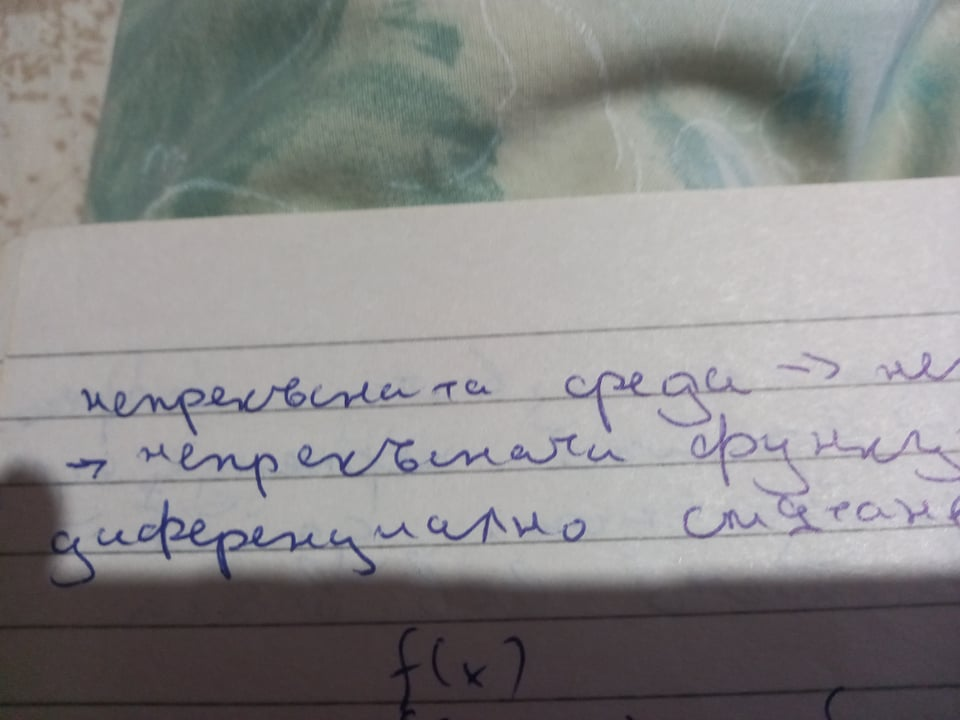
#> input picture img/conn_word.jpg, 960 x 720 px
$ jupyter execute --allow-errors ConnectedWords.ipynb
#> lines starting #> are read from the running program, lines starting #| are printed output that depends on the picture; after the words box and inside, x2 and y2 are one past the last pixel; in counts of white or black regions, pixels touching at a corner belong together
[cell 1]
import cv2
import numpy as np
import matplotlib.pyplot as plt

[cell 2]
img = cv2.imread("img/conn_word.jpg",cv2.IMREAD_GRAYSCALE)
#> img: shape (720, 960); min 9, max 217, mean 137.1
plt.imshow(img, "gray")

[cell 3]
text = img[300:600:,0::]
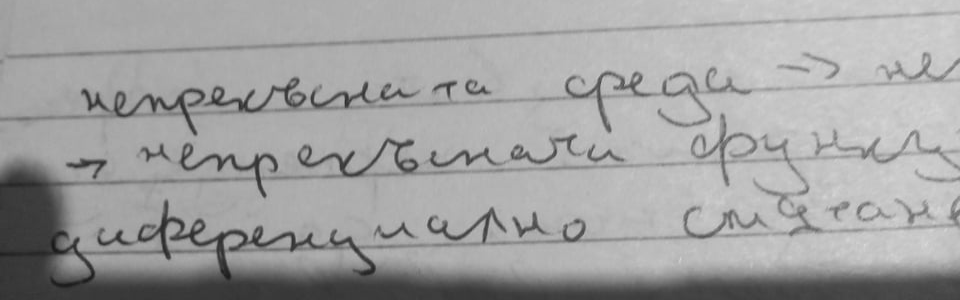
#> text: shape (300, 960); min 24, max 217, mean 160.9
formula = img[600:700:,350:550:]
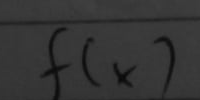
#> formula: shape (100, 200); min 9, max 64, mean 52.7
plt.subplot(121)
plt.imshow(text,"gray")
plt.subplot(122)
plt.imshow(formula,"gray")

[cell 4]
bin_text = np.copy(text)
bin_formula = np.copy(formula)

# print(bin_formula)
treshold_t = 128
treshold_f = 32

bin_text[bin_text>treshold_t] = 255
bin_text[bin_text<=treshold_t] = 0
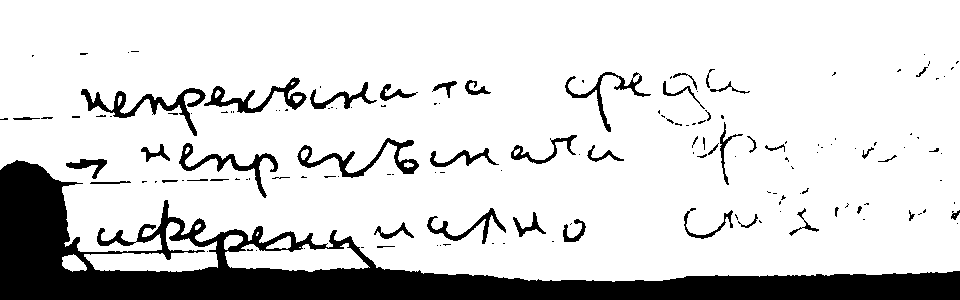
#> bin_text: shape (300, 960); 83.8% white; 153 black regions (105 under 20 px), largest, box (x1, y1, x2, y2) and area: (0, 160, 960, 300) 35699, (81, 88, 206, 136) 1311, (297, 138, 419, 178) 1105
bin_formula[bin_formula>treshold_f] = 255
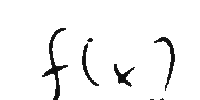
#> bin_formula: shape (100, 200); min 9, max 255, mean 243.7
bin_formula[bin_formula<=treshold_f] = 0
#> bin_formula: shape (100, 200); 95.2% white; 7 black regions (3 under 20 px), largest, box (x1, y1, x2, y2) and area: (42, 28, 68, 100) 387, (154, 37, 175, 91) 222, (114, 64, 135, 87) 172, (82, 43, 99, 86) 161

plt.subplot(121)
plt.imshow(bin_text,"gray")
plt.subplot(122)
plt.imshow(bin_formula,"gray")

[cell 5]
conn_word = bin_text[60:120:,50:500:]
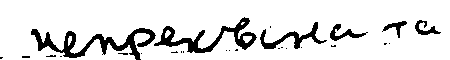
#> conn_word: shape (60, 450); 87.8% white; 26 black regions (20 under 20 px), largest, box (x1, y1, x2, y2) and area: (31, 28, 156, 60) 1232, (154, 17, 257, 53) 1000, (260, 22, 327, 49) 464, (330, 24, 368, 41) 215, (415, 20, 441, 35) 158, (382, 21, 407, 38) 135
plt.imshow(conn_word, "gray")

[cell 6]
vertical_hist = np.sum(conn_word,axis=0,keepdims=True)/255
print(np.shape(vertical_hist))
#| (1, 450)
v= list()
for i in range(np.shape(vertical_hist)[1]):
    v.append(vertical_hist[0][i])
#> after the loop, v = 450 values, max 60 at index 3, min 35 at index 67, mean 52.67

plt.subplot(211)
plt.plot(v)
plt.subplot(212)
plt.imshow(conn_word, "gray")
# plt.savefig("split_word_sym.png")
#> figure, not shown here; panel 1: curve peaks at x = 3, y = 60

[cell 7]
word_segments = list()
start = False
i1, i2 = 0, 0
m = max(v)
#> m = 60
print(m)
#| 60.0
for i in range(np.shape(conn_word)[1]):
    if vertical_hist[0][i] < m:
            if start == False:
                i1, start = i , True
    else:
        if start:
            i2, start = i,  False
            word_segments.append([i1,i2])
#> after the loop, i1 = 415; i2 = 441; start = False; word_segments = [[0, 3], [22, 30], [31, 257], [260, 327], [330, 368], [382, 407], [415, 441]]

clean=list()
for word in word_segments:
    if word[1]-word[0]<=10:
        clean.append(word)
#> this loop made 7 passes
#> after the loop, clean = [[0, 3], [22, 30]]
for word in clean:
    word_segments.remove(word)
#> this loop made 2 passes
#> after the loop, word_segments = [[31, 257], [260, 327], [330, 368], [382, 407], [415, 441]]
print(word_segments)
#| [[31, 257], [260, 327], [330, 368], [382, 407], [415, 441]]

[cell 8]
cut_parts = list()
r,c = np.shape(conn_word)
#> r = 60; c = 450
print(r,c)
#| 60 450

for k in range(np.shape(word_segments)[0]):
    l1 = list()
    for i in range(r):
        l2=list()
        for j in range(c):
            if j >= word_segments[k][0] and j<= word_segments[k][1]:
    #         print(line[i])
                l2.append(conn_word[i][j])
        l1.append(l2)
    cut_parts.append(l1)
#> after the loop, cut_parts = 5 items


#> (the rest of this cell did not finish here and is left out)

[cell 9]
conn_word = cut_parts[0]
#> conn_word = 60 items
plt.imshow(conn_word, "gray")
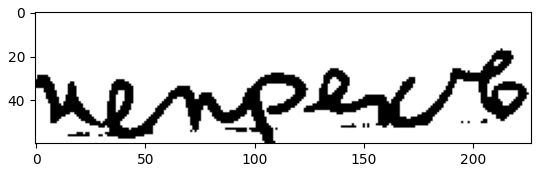
#> figure drawn by matplotlib, 1 panel

[cell 10]
vertical_hist = np.sum(conn_word,axis=0,keepdims=True)/255
print(np.shape(vertical_hist))
#| (1, 227)
v= list()
for i in range(np.shape(vertical_hist)[1]):
    v.append(vertical_hist[0][i])
#> after the loop, v = 227 values, max 60 at index 226, min 35 at index 36, mean 49.94

plt.subplot(211)
plt.plot(v)
plt.subplot(212)
plt.imshow(conn_word, "gray")
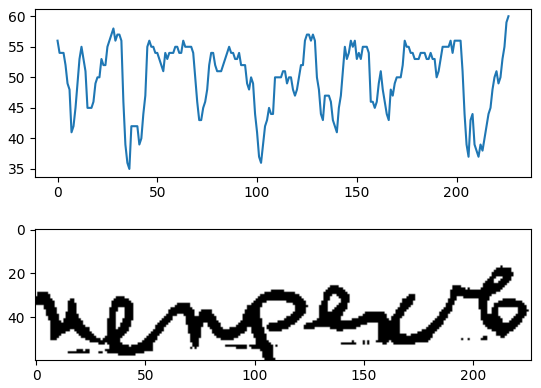
#> figure drawn by matplotlib, 2 panels; panel 1: curve peaks at x = 226, y = 60

[cell 11]
print(max(v))
#| 60.0

[cell 12]
word_segments = list()
start = False
i1, i2 = 0, 0
m = max(v)
print(m)
#| 60.0
for i in range(np.shape(conn_word)[1]):
    if vertical_hist[0][i] < m-3:
            if start == False:
                i1, start = i , True
    else:
        if start:
            i2, start = i,  False
            word_segments.append([i1,i2])
#> after the loop, i1 = 129; i2 = 225; start = False; word_segments = [[0, 27], [29, 30], [32, 125], [127, 128], [129, 225]]

clean=list()
for word in word_segments:
    if word[1]-word[0]<=10:
        clean.append(word)
#> this loop made 5 passes
#> after the loop, clean = [[29, 30], [127, 128]]
for word in clean:
    word_segments.remove(word)
#> this loop made 2 passes
#> after the loop, word_segments = [[0, 27], [32, 125], [129, 225]]
print(word_segments)
#| [[0, 27], [32, 125], [129, 225]]

[cell 13]
cut_parts = list()
r,c = np.shape(conn_word)
#> c = 227
print(r,c)
#| 60 227

for k in range(np.shape(word_segments)[0]):
    l1 = list()
    for i in range(r):
        l2=list()
        for j in range(c):
            if j >= word_segments[k][0] and j<= word_segments[k][1]:
    #         print(line[i])
                l2.append(conn_word[i][j])
        l1.append(l2)
    cut_parts.append(l1)
#> after the loop, cut_parts = 3 items


#> (the rest of this cell did not finish here and is left out)

[cell 14]
conn_word = cut_parts[1]
plt.imshow(conn_word, "gray")
vertical_hist = np.sum(conn_word,axis=0,keepdims=True)/255
print(np.shape(vertical_hist))
#| (1, 94)
v= list()
for i in range(np.shape(vertical_hist)[1]):
    v.append(vertical_hist[0][i])
#> after the loop, v = 94 values, max 57 at index 93, min 35 at index 4, mean 49.45

plt.subplot(211)
plt.plot(v)
plt.subplot(212)
plt.imshow(conn_word, "gray")
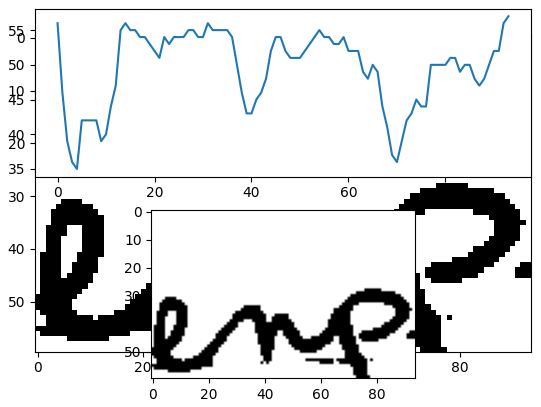
#> figure drawn by matplotlib, 3 panels; panel 2: curve peaks at x = 93, y = 57

[cell 15]
plt.imshow(conn_word,"gray")
plt.plot(v)
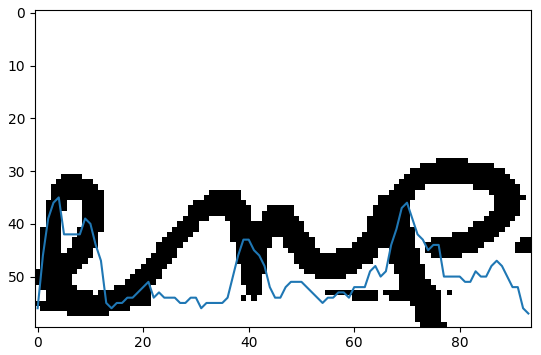
#> figure drawn by matplotlib, 1 panel

[cell 16]
word_segments = list()
start = False
i1, i2 = 0, 0
m = max(v)
#> m = 57
print(m)
#| 57.0
for i in range(np.shape(conn_word)[1]):
    if vertical_hist[0][i] < m-2:
            if start == False:
                i1, start = i , True
    else:
        if start:
            i2, start = i,  False
            word_segments.append([i1,i2])
#> after the loop, i1 = 55; i2 = 92; start = False; word_segments = [[1, 13], [17, 27], [29, 31], [36, 54], [55, 92]]

clean=list()
for word in word_segments:
    if word[1]-word[0]<=10:
        clean.append(word)
#> this loop made 5 passes
#> after the loop, clean = [[17, 27], [29, 31]]
for word in clean:
    word_segments.remove(word)
#> this loop made 2 passes
#> after the loop, word_segments = [[1, 13], [36, 54], [55, 92]]
print(word_segments)
#| [[1, 13], [36, 54], [55, 92]]

cut_parts = list()
r,c = np.shape(conn_word)
#> c = 94
print(r,c)
#| 60 94

for k in range(np.shape(word_segments)[0]):
    l1 = list()
    for i in range(r):
        l2=list()
        for j in range(c):
            if j >= word_segments[k][0] and j<= word_segments[k][1]:
    #         print(line[i])
                l2.append(conn_word[i][j])
        l1.append(l2)
    cut_parts.append(l1)


#> (the rest of this cell did not finish here and is left out)

[cell 17]
#finding average lenght of char and split in that way

[cell 18]
conn_word = bin_text[60:120:,50:500:]
plt.imshow(conn_word, "gray")

[cell 19]
vertical_hist = np.sum(conn_word,axis=0,keepdims=True)/255
print(np.shape(vertical_hist))
#| (1, 450)
v= list()
for i in range(np.shape(vertical_hist)[1]):
    v.append(vertical_hist[0][i])
#> after the loop, v = 450 values, max 60 at index 3, min 35 at index 67, mean 52.67

plt.subplot(211)
plt.plot(v)
plt.subplot(212)
plt.imshow(conn_word, "gray")

[cell 20]
word_segments = list()
start = False
i1, i2 = 0, 0
m = max(v)
#> m = 60
print(m)
#| 60.0
for i in range(np.shape(conn_word)[1]):
    if vertical_hist[0][i] < m:
            if start == False:
                i1, start = i , True
    else:
        if start:
            i2, start = i,  False
            word_segments.append([i1,i2])
#> after the loop, i1 = 415; i2 = 441; start = False; word_segments = [[0, 3], [22, 30], [31, 257], [260, 327], [330, 368], [382, 407], [415, 441]]

clean=list()
for word in word_segments:
    if word[1]-word[0]<=10:
        clean.append(word)
#> after the loop, clean = [[0, 3], [22, 30]]
for word in clean:
    word_segments.remove(word)
#> after the loop, word_segments = [[31, 257], [260, 327], [330, 368], [382, 407], [415, 441]]
print(word_segments)
#| [[31, 257], [260, 327], [330, 368], [382, 407], [415, 441]]

[cell 21]
for word in word_segments:
    print(word[1]-word[0])
#> this loop made 5 passes
#| 226
#| 67
#| 38
#| 25
#| 26

[cell 22]
min_char = word_segments[0][1]-word_segments[0][0]
#> min_char = 226
for word in word_segments:
    if min_char > word[1]-word[0]:
        min_char = word[1]-word[0]
#> this loop made 5 passes
#> (word, min_char) on passes 2 to 4: ([260, 327], 67), ([330, 368], 38), ([382, 407], 25)
#> after the loop, min_char = 25
print(min_char)
#| 25

[cell 23]
new_segment = list()
remove_segment=list()
# print(word_segments)
for word in word_segments:
#     print(word)
    if word[1]-word[0] > min_char*2:
        n = (word[1]-word[0])//min_char
        start = word[0]
        remove_segment.append(word)
        for i in range(n):
            new_segment.append([start, start+min_char])
            start+=min_char+1
#> this loop made 5 passes
#> (word, n) on passes 1 to 2: ([31, 257], 9), ([260, 327], 2)
#> after the loop, new_segment = [[31, 56], [57, 82], [83, 108], [109, 134], [135, 160], [161, 186], [187, 212], [213, 238], [239, 264], [260, 285], [286, 311]]; remove_segment = [[31, 257], [260, 327]]

# print(new_segment)
for segment in remove_segment:
    word_segments.remove(segment)
#> this loop made 2 passes
#> after the loop, word_segments = [[330, 368], [382, 407], [415, 441]]
for segment in new_segment:
    word_segments.append(segment)
#> this loop made 11 passes
#> after the loop, word_segments = [[330, 368], [382, 407], [415, 441], [31, 56], [57, 82], [83, 108], [109, 134], [135, 160], [161, 186], [187, 212], [213, 238], [239, 264], [260, 285], [286, 311]]

word_segments.sort()
print(word_segments)
#| [[31, 56], [57, 82], [83, 108], [109, 134], [135, 160], [161, 186], [187, 212], [213, 238], [239, 264], [260, 285], [286, 311], [330, 368], [382, 407], [415, 441]]

[cell 24]
numbers = list()

#using python slicing
for c in word_segments:
    numbers.append(conn_word[::,c[0]:c[1]:])
#> this loop made 14 passes
#> after the loop, numbers = 14 items

fig, axes = plt.subplots(nrows = len(numbers))
for i in range(len(numbers)):
    axes[i].imshow(numbers[i], "gray")
#> this loop made 14 passes

[cell 25]
fig, axes = plt.subplots(nrows = 3)
for i in range(3):
    axes[i].imshow(numbers[i], "gray")
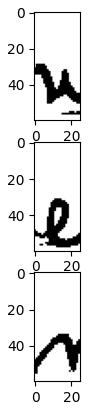
#> figure drawn by matplotlib, 3 panels

$ run again, with img/test_cube.jpg copied over img/conn_word.jpg
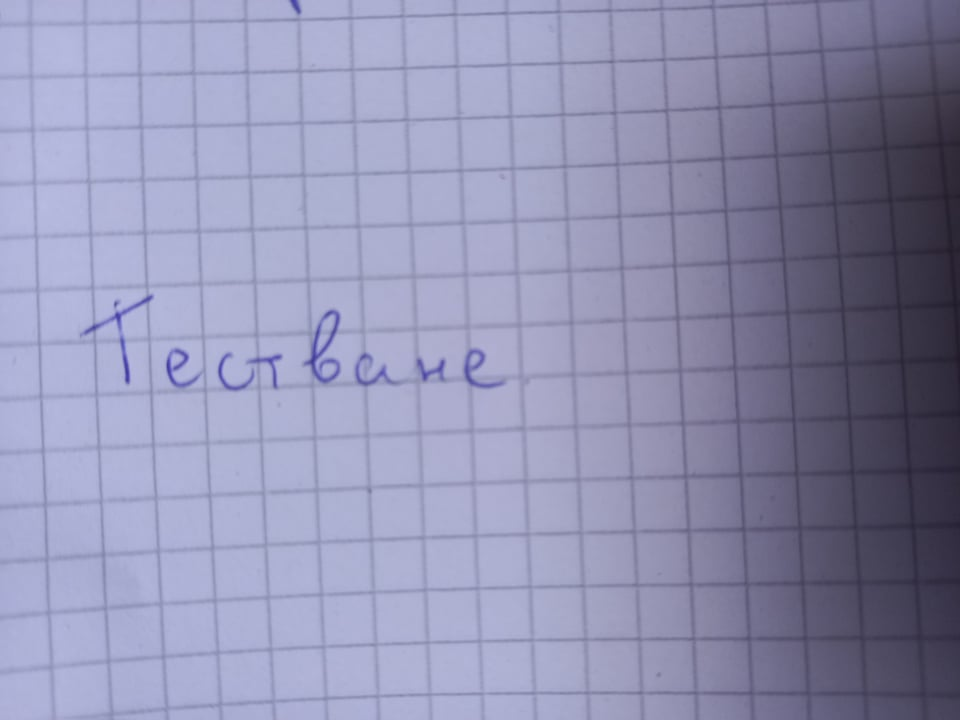
#> input picture img/test_cube.jpg, 960 x 720 px
#> `bin_text[bin_text<=treshold_t] = 0`:
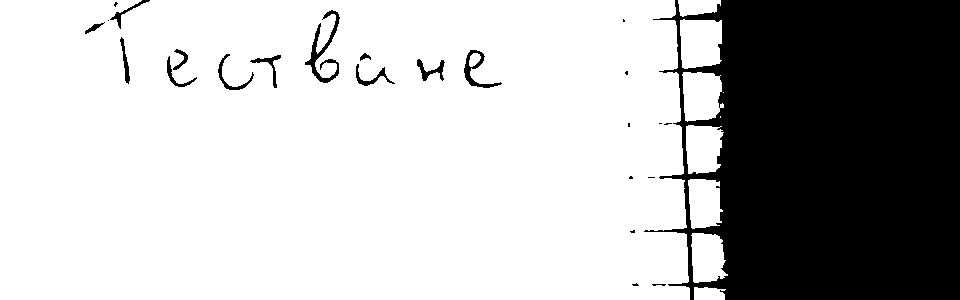
#> bin_text: shape (300, 960); 73.2% white; 25 black regions (11 under 20 px), largest, box (x1, y1, x2, y2) and area: (644, 0, 960, 300) 74604, (305, 10, 340, 83) 660, (464, 50, 502, 88) 356
#> bin_formula: shape (100, 200); every value is 255
#| (1, 450)
#> after the loop `for i in range(np.shape(vertical_hist)[1]):`: v = 450 values, max 60 at index 0, min 37 at index 76, mean 56.44
#> m = 60
#| 60.0
#> after the loop `for i in range(np.shape(conn_word)[1]):`: i1 = 414; i2 = 395; start = True; word_segments = [[73, 80], [117, 147], [168, 227], [255, 289], [306, 345], [367, 395]]
#> the loop `for word in word_segments:` made 6 passes
#> after the loop `for word in word_segments:`: clean = [[73, 80]]
#> the loop `for word in clean:` made 1 pass
#> after the loop `for word in clean:`: word_segments = [[117, 147], [168, 227], [255, 289], [306, 345], [367, 395]]
#| [[117, 147], [168, 227], [255, 289], [306, 345], [367, 395]]
#| 60 450
#> after the loop `for k in range(np.shape(word_segments)[0]):`: cut_parts = 5 items
#> `conn_word = cut_parts[0]`: conn_word = 60 items
#| (1, 31)
#> after the loop `for i in range(np.shape(vertical_hist)[1]):`: v = 31 values, max 60 at index 30, min 42 at index 2, mean 53.26
#| 60.0
#| 60.0
#> after the loop `for i in range(np.shape(conn_word)[1]):`: i1 = 22; i2 = 23; start = False; word_segments = [[0, 20], [22, 23]]
#> the loop `for word in word_segments:` made 2 passes
#> after the loop `for word in word_segments:`: clean = [[22, 23]]
#> the loop `for word in clean:` made 1 pass
#> after the loop `for word in clean:`: word_segments = [[0, 20]]
#| [[0, 20]]
#| 60 31
#> after the loop `for k in range(np.shape(word_segments)[0]):`: cut_parts = 1 item
#| 60.0
#> after the loop `for i in range(np.shape(conn_word)[1]):`: i1 = 26; i2 = 28; start = False; word_segments = [[0, 25], [26, 28]]
#> the loop `for word in word_segments:` made 2 passes
#> after the loop `for word in word_segments:`: clean = [[26, 28]]
#> the loop `for word in clean:` made 1 pass
#> after the loop `for word in clean:`: word_segments = [[0, 25]]
#| [[0, 25]]
#| 60 31
#| (1, 450)
#> after the loop `for i in range(np.shape(vertical_hist)[1]):`: v = 450 values, max 60 at index 0, min 37 at index 76, mean 56.44
#| 60.0
#> after the loop `for i in range(np.shape(conn_word)[1]):`: i1 = 414; i2 = 395; start = True; word_segments = [[73, 80], [117, 147], [168, 227], [255, 289], [306, 345], [367, 395]]
#> after the loop `for word in word_segments:`: clean = [[73, 80]]
#> after the loop `for word in clean:`: word_segments = [[117, 147], [168, 227], [255, 289], [306, 345], [367, 395]]
#| [[117, 147], [168, 227], [255, 289], [306, 345], [367, 395]]
#> the loop `for word in word_segments:` made 5 passes
#> (printed output is left out)
#> `min_char = word_segments[0][1]-word_segments[0][0]`: min_char = 30
#> after the loop `for word in word_segments:`: min_char = 28
#| 28
#> the loop `for word in word_segments:` made 5 passes
#> (word, n) on pass 2: ([168, 227], 2)
#> after the loop `for word in word_segments:`: new_segment = [[168, 196], [197, 225]]; remove_segment = [[168, 227]]
#> the loop `for segment in remove_segment:` made 1 pass
#> after the loop `for segment in remove_segment:`: word_segments = [[117, 147], [255, 289], [306, 345], [367, 395]]
#> the loop `for segment in new_segment:` made 2 passes
#> after the loop `for segment in new_segment:`: word_segments = [[117, 147], [255, 289], [306, 345], [367, 395], [168, 196], [197, 225]]
#| [[117, 147], [168, 196], [197, 225], [255, 289], [306, 345], [367, 395]]
#> the loop `for c in word_segments:` made 6 passes
#> after the loop `for c in word_segments:`: numbers = 6 items
#> the loop `for i in range(len(numbers)):` made 6 passes
#> `[cell 25] fig, axes = plt.subplots(nrows = 3) for i in range(3): axes[..`:
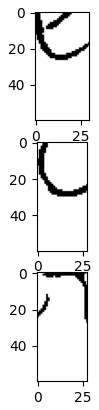
#> figure drawn by matplotlib, 3 panels
